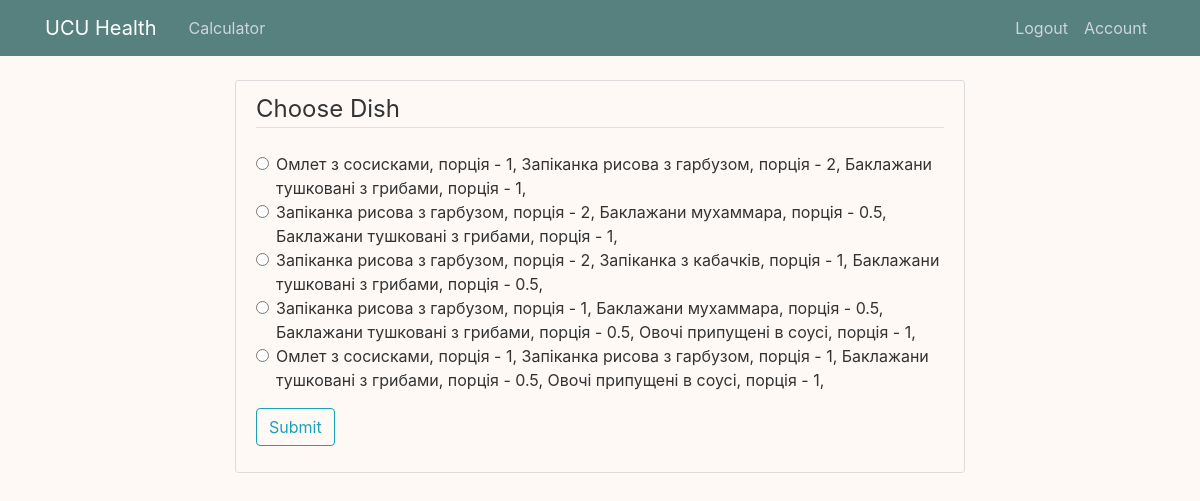
Before: /view_dishes/1 (signed in) with the older database file.
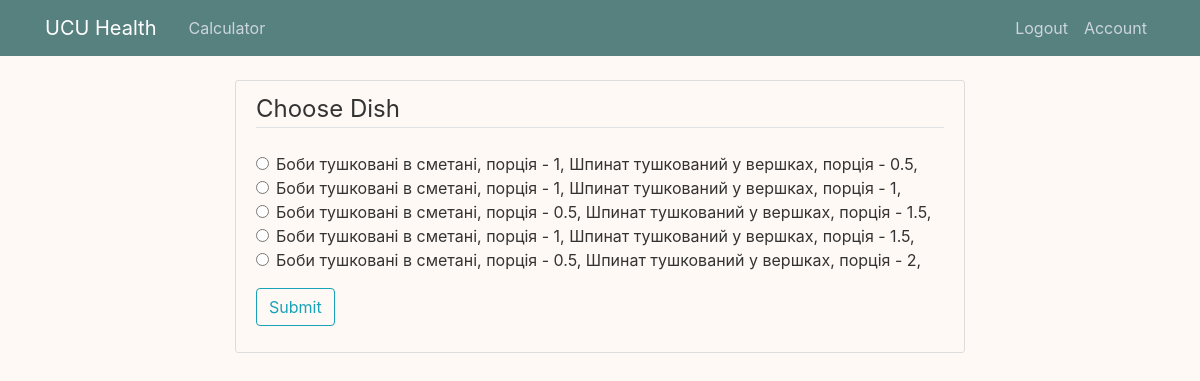
After: the same page with the newer database file.
### main/models.py (models this page shows, shortened)
class Dish(db.Model):
    id = db.Column(db.Integer, primary_key = True)
    dishes = db.Column(db.String(200), nullable = False)
    satis = db.Column(db.String(10), nullable = False)
    calories = db.Column(db.Float, nullable = False)
    proteins = db.Column(db.Float, nullable = False)
    carbs = db.Column(db.Float, nullable = False)
    fats = db.Column(db.Float, nullable = False)
    meal_id = db.Column(db.Integer, db.ForeignKey('meal.id'), nullable = False)

### main/routes.py (the view)
@app.route("/view_dishes/<int:meal_id>", methods=['GET', 'POST'])
def view_dishes(meal_id):
    form = PossibleMeals()
    meal = Meal.query.get_or_404(meal_id)
    if meal.author != current_user:
        abort(403)
    dishes = Dish.query.filter_by(meal = meal).all()
    if not dishes:
        abort(404)
    choices = []
    for dish in dishes:
        choices.append((dish.id, dish.dishes))
    form.dish_var.choices = choices
    if form.validate_on_submit():
        meal.choicen = form.dish_var.data
        db.session.commit()
        return redirect(url_for('main'))
    return render_template('view_dishes.html', form = form)

### main/forms.py
class PossibleMeals(FlaskForm):
    dish_var = RadioField('Choose one from the list:',
                choices=[], validate_choice=[DataRequired()], coerce=int)
    submit = SubmitField("Submit")

### main/models.py (called while the page is built)
@login_manager.user_loader
def load_user(user_id):
    return User.query.get(int(user_id))

### main/templates/view_dishes.html (shortened to what this page needs)
{% extends "layout.html" %}
{% block content %}
    <div class="content-section">
        <form method="POST" action="">
            <fieldset class="form-group">
                <legend class="border-bottom mb-4">Choose Dish</legend>
                {% for choice in form.dish_var %}
                    <div class="form-check">
                        {{ choice(class="form-check-input") }}
                        {{ choice.label(class="form-check-label") }}
                    </div>
                {% endfor %}
            </fieldset>
            <div class="form-group">
                {{ form.submit(class="btn btn-outline-info") }}
            </div>
        </form>
    </div>
{% endblock content %}

### main/templates/layout.html (shortened to what this page needs)
<!DOCTYPE html>
<html>
  <head>
    <link
      rel="stylesheet"
      href="https://maxcdn.bootstrapcdn.com/bootstrap/4.0.0/css/bootstrap.min.css"
 />
    <link
      rel="stylesheet"
      type="text/css"
      href="{{ url_for('static', filename='main.css') }}" />
  </head>
  <body>
    <header class="site-header">
      <nav class="navbar navbar-expand-lg navbar-dark bg-steel fixed-top">
        <div class="container">
          <a class="navbar-brand mr-4" href="/">UCU Health</a>
          <div class="collapse navbar-collapse" id="navbarToggle">
            <div class="navbar-nav mr-auto">
              <a class="nav-item nav-link" href="{{ url_for('calculator') }}">Calculator</a>
            </div>
            <div class="navbar-nav">
            {% if current_user.is_authenticated %}
              <a class="nav-item nav-link" href="{{ url_for("logout") }}">Logout</a>
              <a class="nav-item nav-link" href="{{ url_for("account") }}">Account</a>
            {% else %}
              <a class="nav-item nav-link" href="{{ url_for("login") }}">Login</a>
              <a class="nav-item nav-link" href="{{ url_for("register") }}">Register</a>
            {% endif %}
            </div>
          </div>
        </div>
      </nav>
    </header>
    <main role="main" class="container">
      <div class="row">
        <div class="col-md-8">
          {% block content %}{% endblock %}
        </div>
    </main>
  </body>
</html>

### main/static/main.css (style rules this page uses)
body { background: #fff9f5; color: #333333; margin-top: 5rem; }
.row { display: flex; justify-content: center; align-items: center; }
.bg-steel { background-color: #57817f; }
.site-header .navbar-nav .nav-link { color: #cbd5db; }
.content-section { background: #fff9f5;; padding: 10px 20px; border: 1px solid #dddddd; border-radius: 3px; margin-bottom: 20px; }

Changed rows visible on the page:
changed Dish: dish_var "☐ Омлет з сосисками, порція - 1," → "☐ Боби тушковані в сметані, порц"; label "Омлет з сосисками, порція - 1, Запіканка рисова з гарбузом, порція - 2, Баклажани тушковані з грибами, порція - 1," → "Боби тушковані в сметані, порція - 1, Шпинат тушкований у вершках, порція - 0.5,"
changed Dish: dish_var "☐ Запіканка рисова з гарбузом, п" → "☐ Боби тушковані в сметані, порц"; label "Запіканка рисова з гарбузом, порція - 2, Баклажани мухаммара, порція - 0.5, Баклажани тушковані з грибами, порція - 1," → "Боби тушковані в сметані, порція - 1, Шпинат тушкований у вершках, порція - 1,"
changed Dish: dish_var "☐ Запіканка рисова з гарбузом, п" → "☐ Боби тушковані в сметані, порц"; label "Запіканка рисова з гарбузом, порція - 2, Запіканка з кабачків, порція - 1, Баклажани тушковані з грибами, порція - 0.5," → "Боби тушковані в сметані, порція - 0.5, Шпинат тушкований у вершках, порція - 1.5,"
changed Dish: dish_var "☐ Запіканка рисова з гарбузом, п" → "☐ Боби тушковані в сметані, порц"; label "Запіканка рисова з гарбузом, порція - 1, Баклажани мухаммара, порція - 0.5, Баклажани тушковані з грибами, порція - 0.5, Овочі припущені в соусі, порція - 1," → "Боби тушковані в сметані, порція - 1, Шпинат тушкований у вершках, порція - 1.5,"
changed Dish: dish_var "☐ Омлет з сосисками, порція - 1," → "☐ Боби тушковані в сметані, порц"; label "Омлет з сосисками, порція - 1, Запіканка рисова з гарбузом, порція - 1, Баклажани тушковані з грибами, порція - 0.5, Овочі припущені в соусі, порція - 1," → "Боби тушковані в сметані, порція - 0.5, Шпинат тушкований у вершках, порція - 2,"
